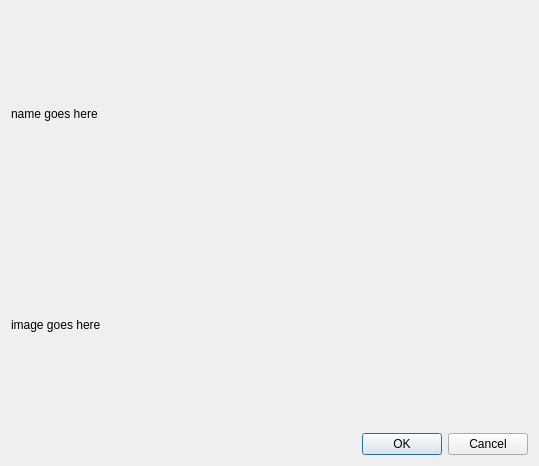
<ui version="4.0" >
 <class>OmgPublishToCatalogueBase</class>
 <widget class="QDialog" name="OmgPublishToCatalogueBase" >
  <property name="geometry" >
   <rect>
    <x>0</x>
    <y>0</y>
    <width>539</width>
    <height>466</height>
   </rect>
  </property>
  <property name="windowTitle" >
   <string>Dialog</string>
  </property>
  <layout class="QGridLayout" >
   <item row="0" column="0" >
    <widget class="QLabel" name="lblName" >
     <property name="text" >
      <string>name goes here</string>
     </property>
    </widget>
   </item>
   <item row="1" column="0" >
    <widget class="QLabel" name="lblImage" >
     <property name="text" >
      <string>image goes here</string>
     </property>
    </widget>
   </item>
   <item row="2" column="0" >
    <widget class="QDialogButtonBox" name="buttonBox" >
     <property name="orientation" >
      <enum>Qt::Horizontal</enum>
     </property>
     <property name="standardButtons" >
      <set>QDialogButtonBox::Cancel|QDialogButtonBox::NoButton|QDialogButtonBox::Ok</set>
     </property>
    </widget>
   </item>
  </layout>
 </widget>
 <resources/>
 <connections>
  <connection>
   <sender>buttonBox</sender>
   <signal>accepted()</signal>
   <receiver>OmgPublishToCatalogueBase</receiver>
   <slot>accept()</slot>
   <hints>
    <hint type="sourcelabel" >
     <x>455</x>
     <y>444</y>
    </hint>
    <hint type="destinationlabel" >
     <x>534</x>
     <y>220</y>
    </hint>
   </hints>
  </connection>
  <connection>
   <sender>buttonBox</sender>
   <signal>rejected()</signal>
   <receiver>OmgPublishToCatalogueBase</receiver>
   <slot>reject()</slot>
   <hints>
    <hint type="sourcelabel" >
     <x>506</x>
     <y>444</y>
    </hint>
    <hint type="destinationlabel" >
     <x>532</x>
     <y>412</y>
    </hint>
   </hints>
  </connection>
 </connections>
</ui>
